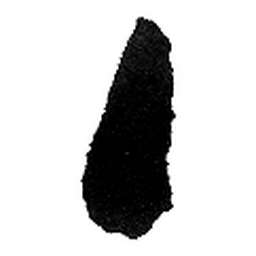
#> input picture data/glyphs/■.png, 256 x 256 px
$ python vectorize.py --glyph_dir ../../data/glyphs --output_ttf out.png
#> lines starting #> are read from the running program, lines starting #| are printed output that depends on the picture; after the words box and inside, x2 and y2 are one past the last pixel; in counts of white or black regions, pixels touching at a corner belong together
#> pass 2 of the loop in iter_glyph_images, `for extension in SUPPORTED_EXTENSIONS:`:
### src/build_font/glyph_names.py
import re
from pathlib import Path


SUPPORTED_EXTENSIONS = (".png", ".jpg", ".jpeg", ".bmp", ".tif", ".tiff")


def codepoint_from_filename(path):
    stem = Path(path).stem
    if len(stem) == 1:
        return ord(stem)

    normalized = stem.upper()
    match = re.fullmatch(r"(?:UNI|U\+|0X)?([0-9A-F]{4,6})", normalized)
    if match:
        codepoint = int(match.group(1), 16)
        if 0 <= codepoint <= 0x10FFFF:
            return codepoint

    raise ValueError(
        f"Cannot infer Unicode code point from '{Path(path).name}'. "
        "Use a one-character filename, uni4F60.png, U+4F60.png, or 4F60.png."
    )


def glyph_name_for_codepoint(codepoint):
    if codepoint <= 0xFFFF:
        return f"uni{codepoint:04X}"
    return f"u{codepoint:06X}"

### src/build_font/vectorize.py
import argparse
import glob
import os
import re
import sys
from pathlib import Path

import cv2
import numpy as np
from fontTools.fontBuilder import FontBuilder
from fontTools.pens.ttGlyphPen import TTGlyphPen
from PIL import Image, ImageOps

from build_font.glyph_names import (
    SUPPORTED_EXTENSIONS,
    codepoint_from_filename,
    glyph_name_for_codepoint,
)


DEFAULT_UNITS_PER_EM = 1000
DEFAULT_ASCENT = 880
DEFAULT_DESCENT = -120


def load_ink_mask(image_path, threshold=210):
#> called with image_path = '../../data/glyphs/■.png', threshold = 210
    image = Image.open(image_path).convert("L")
#> image is the input picture: PIL image 256x256 L; min 0, max 255, mean 201.2
    image = ImageOps.autocontrast(image)
    gray = np.array(image)
    return np.where(gray < threshold, 255, 0).astype(np.uint8)
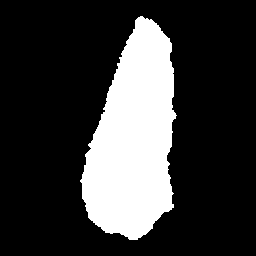
#> returned value: shape (256, 256); 22.1% white; 1 white region


def mask_content_bounds(mask):
    points = cv2.findNonZero(mask)
#> points = contour of 14508 points, box (x1, y1, x2, y2) (80, 16, 177, 240), area 756
    if points is None:
        return None
    x, y, width, height = cv2.boundingRect(points)
#> x = 80; y = 16; width = 97; height = 224
    return x, y, x + width, y + height


def contour_area(contour):
    return abs(cv2.contourArea(contour))


def draw_contours_to_pen(mask, pen, units_per_em, ascent, descent, simplify):
    bounds = mask_content_bounds(mask)
#> bounds = (80, 16, 177, 240)
    if bounds is None:
        return 0, 0

    x0, y0, x1, y1 = bounds
#> x0 = 80; y0 = 16; x1 = 177; y1 = 240
    content_width = max(1, x1 - x0)
#> content_width = 97
    content_height = max(1, y1 - y0)
#> content_height = 224
    glyph_height = ascent - descent
    scale = min(units_per_em * 0.82 / content_width, glyph_height * 0.82 / content_height)
#> scale = 3.66
    x_offset = (units_per_em - content_width * scale) / 2
#> x_offset = 322.5
    y_offset = descent + (glyph_height - content_height * scale) / 2
#> y_offset = -30

    contours, _hierarchy = cv2.findContours(mask, cv2.RETR_LIST, cv2.CHAIN_APPROX_SIMPLE)
#> contours = 1 contour; box (x1, y1, x2, y2) and area: (80, 16, 177, 240) 14248
    min_area = max(4.0, mask.shape[0] * mask.shape[1] * 0.00008)
#> min_area = 5.24
    drawn = 0

    for contour in contours:
        if contour_area(contour) < min_area:
            continue

        epsilon = max(0.5, simplify * cv2.arcLength(contour, True))
        approx = cv2.approxPolyDP(contour, epsilon, True)
        points = approx.reshape(-1, 2)
        if len(points) < 3:
            continue

        start_x, start_y = points[0]
        pen.moveTo(
            (
                round((start_x - x0) * scale + x_offset),
                round(ascent - ((start_y - y0) * scale + (ascent - y_offset - content_height * scale))),
            )
        )

        for px, py in points[1:]:
            pen.lineTo(
                (
                    round((px - x0) * scale + x_offset),
                    round(ascent - ((py - y0) * scale + (ascent - y_offset - content_height * scale))),
                )
            )
        pen.closePath()
        drawn += 1
#> this loop made 1 pass
#> (epsilon, start_x, start_y, drawn) on pass 1: (1.19, 142, 16, 1)
#> after the loop, drawn = 1

    return drawn, round(x_offset)


def iter_glyph_images(glyph_dir):
    paths = []
    for extension in SUPPORTED_EXTENSIONS:
        paths.extend(glob.glob(os.path.join(glyph_dir, f"*{extension}")))
    return sorted(paths)


def fix_os2_for_word(font, cmap):
    """Patch OS/2 so Word/GDI treat the font as CJK-capable.

    FontBuilder leaves ulUnicodeRange at Basic-Latin-only, which makes
    Word font-substitute a system font for all Chinese text even when
    this font is selected. Set the CJK range bit, CJK code pages, and
    the REGULAR selection flag.
    """
    os2 = font["OS/2"]
    codepoints = list(cmap.keys())
    if any(0x4E00 <= cp <= 0x9FFF for cp in codepoints):
        os2.ulUnicodeRange2 |= 1 << (59 - 32)  # Bit 59: CJK Unified Ideographs
        # 932 JIS/Japan, 936 Simplified Chinese, 949 Korean, 950 Traditional Chinese
        os2.ulCodePageRange1 |= (1 << 17) | (1 << 18) | (1 << 19) | (1 << 20)
    os2.fsSelection |= 1 << 6  # REGULAR


def images_to_ttf(
    glyph_dir,
    output_ttf_path,
    family_name="Generated Chinese Calligraphy",
    style_name="Regular",
    units_per_em=DEFAULT_UNITS_PER_EM,
    ascent=DEFAULT_ASCENT,
    descent=DEFAULT_DESCENT,
    threshold=210,
    simplify=0.002,
):
    glyph_paths = iter_glyph_images(glyph_dir)
    if not glyph_paths:
        raise FileNotFoundError(f"No glyph images found in {glyph_dir}")

    cmap = {}
    glyphs = {}
    metrics = {}
    glyph_order = [".notdef", "space"]

    empty_pen = TTGlyphPen(None)
    glyphs[".notdef"] = empty_pen.glyph()
    metrics[".notdef"] = (units_per_em, 0)
    glyphs["space"] = TTGlyphPen(None).glyph()
    metrics["space"] = (units_per_em, 0)
    cmap[0x20] = "space"

    skipped = []
    for glyph_path in glyph_paths:
        try:
            codepoint = codepoint_from_filename(glyph_path)
        except ValueError as exc:
            skipped.append(str(exc))
            continue

        glyph_name = glyph_name_for_codepoint(codepoint)
        mask = load_ink_mask(glyph_path, threshold=threshold)
        pen = TTGlyphPen(None)
        contour_count, left_bearing = draw_contours_to_pen(mask, pen, units_per_em, ascent, descent, simplify)
#> contour_count = 1; left_bearing = 322
        if contour_count == 0:
            skipped.append(f"Skipped blank glyph image: {glyph_path}")
            continue

        cmap[codepoint] = glyph_name
        glyphs[glyph_name] = pen.glyph()
        metrics[glyph_name] = (units_per_em, left_bearing)
        glyph_order.append(glyph_name)
#> pass 2 of the loop in images_to_ttf, `for glyph_path in glyph_paths:`:
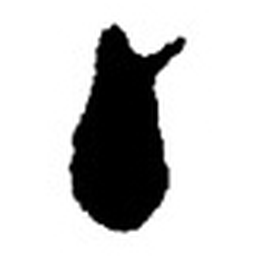
#> input picture data/glyphs/【.png, 256 x 256 px
#> in load_ink_mask, image is the input picture: PIL image 256x256 L; min 0, max 255, mean 197.5
#> in load_ink_mask (call 2), `return np.where(gray < threshold, 255, 0).astype(np.uint8)`:
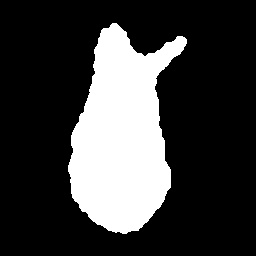
#> returned value: shape (256, 256); 23.7% white; 1 white region
#> contours = 1 contour; box (x1, y1, x2, y2) and area: (68, 23, 187, 234) 15259
#> the loop in draw_contours_to_pen (call 2), `for contour in contours:` made 1 pass
#> (epsilon, start_x, start_y, drawn) on pass 1: (1.25, 112, 23, 1)
#> left_bearing = 269

    if len(glyph_order) <= 2:
        details = "\n".join(skipped[:10])
        raise ValueError(f"No usable glyphs were found. {details}")

    output_path = Path(output_ttf_path)
    output_path.parent.mkdir(parents=True, exist_ok=True)

    fb = FontBuilder(units_per_em, isTTF=True)
    fb.setupGlyphOrder(glyph_order)
    fb.setupCharacterMap(cmap)
    fb.setupGlyf(glyphs)
    fb.setupHorizontalMetrics(metrics)
    fb.setupHorizontalHeader(ascent=ascent, descent=descent)
    fb.setupOS2(
        sTypoAscender=ascent,
        sTypoDescender=descent,
        usWinAscent=ascent,
        usWinDescent=abs(descent),
    )
    fix_os2_for_word(fb.font, cmap)
    fb.setupNameTable(
        {
            "familyName": family_name,
            "styleName": style_name,
            "uniqueFontIdentifier": f"{family_name} {style_name}",
            "fullName": f"{family_name} {style_name}",
            "psName": re.sub(r"[^A-Za-z0-9-]", "", f"{family_name}-{style_name}"),
            "version": "Version 1.000",
        }
    )
    fb.setupPost()
    fb.setupMaxp()
    fb.save(str(output_path))

    return {
        "font_path": str(output_path),
        "glyph_count": len(glyph_order) - 2,
        "skipped": skipped,
    }


def main():
    if hasattr(sys.stdout, "reconfigure"):
        sys.stdout.reconfigure(encoding="utf-8")

    parser = argparse.ArgumentParser(
        description="Build a TrueType font from glyph images named by Chinese character or Unicode code point."
    )
    parser.add_argument("--glyph_dir", required=True, help="Directory containing glyph images.")
    parser.add_argument("--output_ttf", required=True, help="Output .ttf path.")
    parser.add_argument("--family_name", default="Generated Chinese Calligraphy")
    parser.add_argument("--style_name", default="Regular")
    parser.add_argument("--threshold", type=int, default=210, help="Ink threshold, 0-255.")
    parser.add_argument("--simplify", type=float, default=0.002, help="Contour simplification ratio.")
    args = parser.parse_args()

    result = images_to_ttf(
        glyph_dir=args.glyph_dir,
        output_ttf_path=args.output_ttf,
        family_name=args.family_name,
        style_name=args.style_name,
        threshold=args.threshold,
        simplify=args.simplify,
    )
    print(f"Saved {result['font_path']} with {result['glyph_count']} glyphs.")
    for warning in result["skipped"][:20]:
        print(f"Warning: {warning}")


if __name__ == "__main__":
    main()
